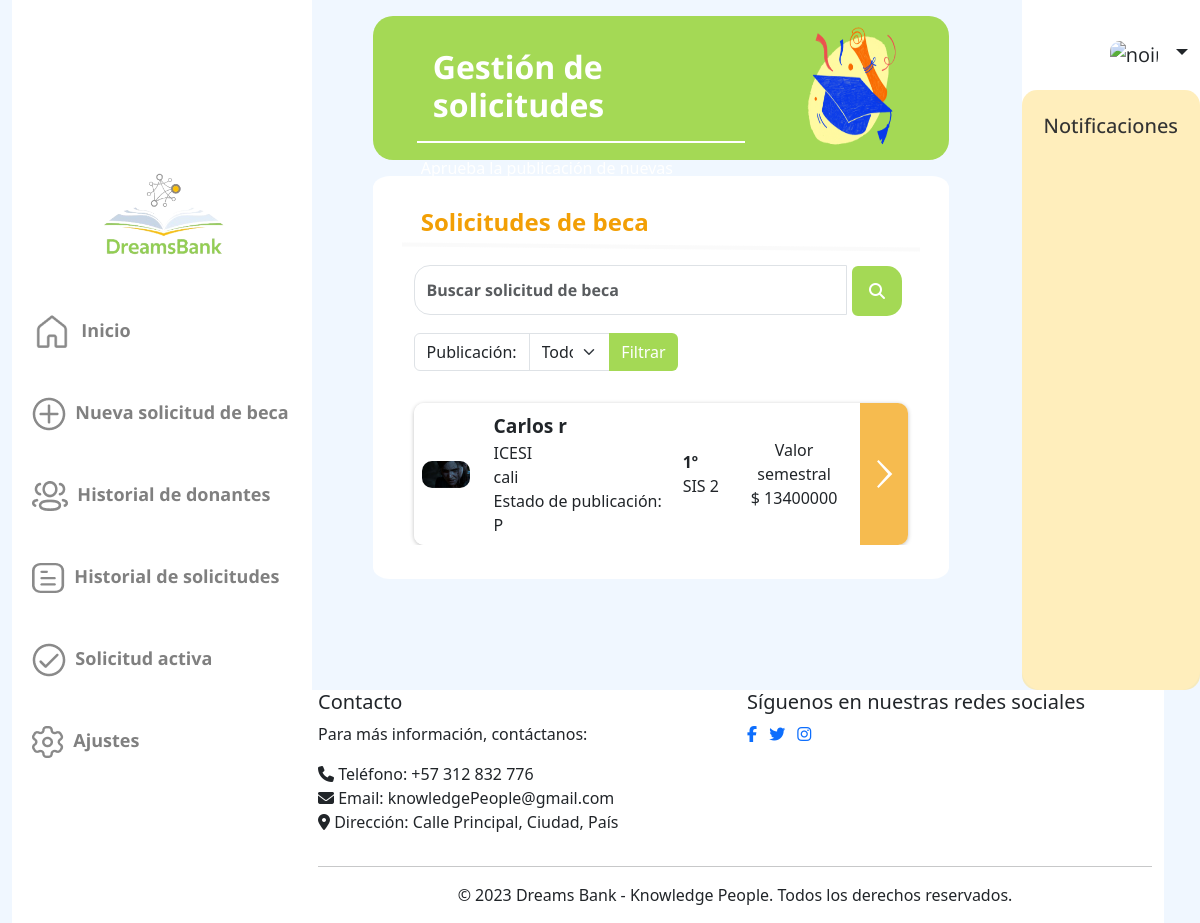
The app's page /scholarships/scholarships/, older data.
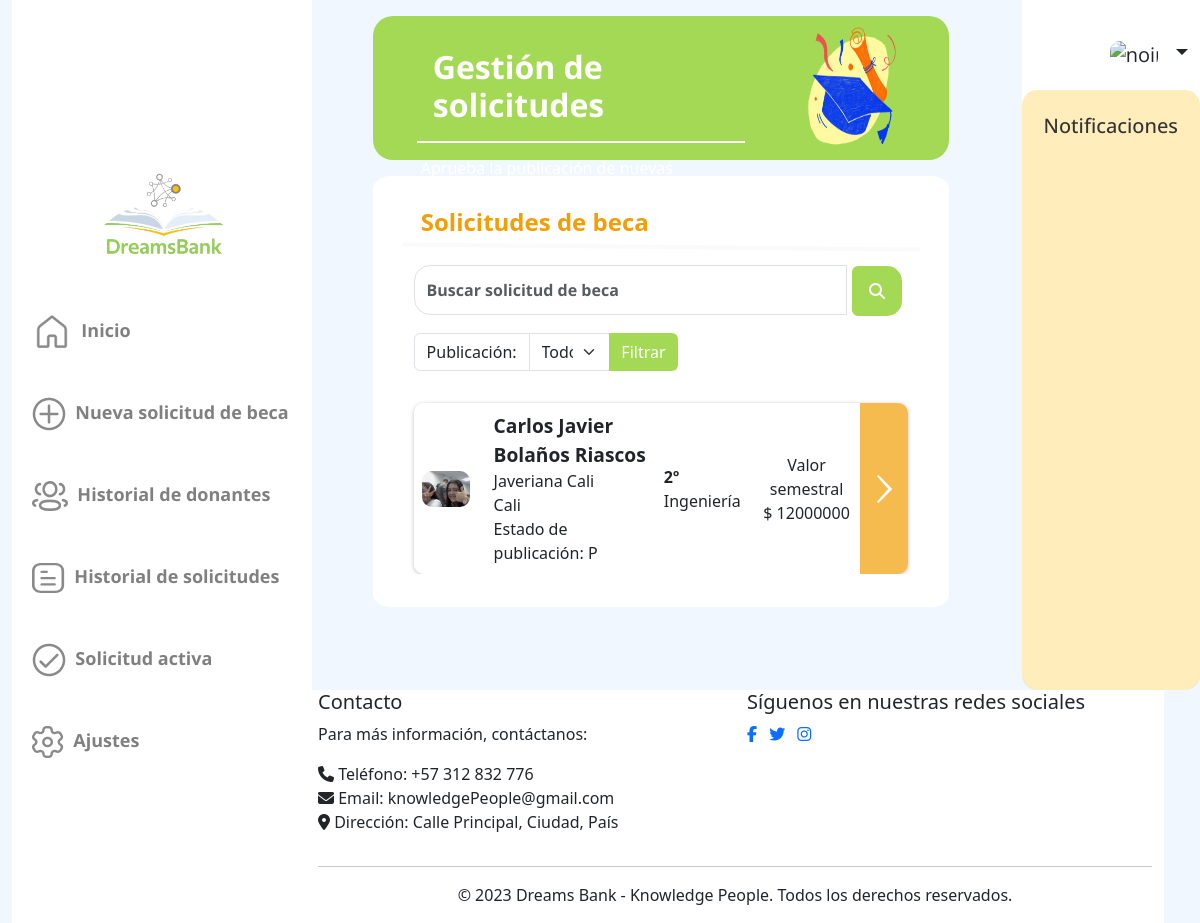
The same page, newer data.
### scholarships/models.py (models this page shows, shortened)
class Scholarship(models.Model):
    stratum = models.CharField(max_length=2,null=False)
    photocopy_id = models.FileField(upload_to="files/",null=False, blank=False)
    motivational_letter = models.TextField(max_length=2000,null=False)
    certificate = models.FileField(upload_to="files/",null=False, blank=False)
    value_period = models.IntegerField(null=False)
    icfes_score = models.IntegerField(null=False)
    period_current = models.IntegerField(null=False)
    program_adm = models.CharField(max_length=40,null=False)
    optionsapplication = (('NI','Nuevo Ingreso'),
              ('A','Antiguo'))
    application_type = models.CharField(max_length=40,choices=optionsapplication,null=False)
    optionsstate = (('P','Pendiente'),
                     ('A','Aceptada'),
                     ('R','Rechazada'))
    state = models.CharField(max_length=30,choices=optionsstate,null=False)
    total_periods = models.IntegerField(null=False)
    optionsactive = (('AC','Activo'),
                     ('IN','Inactivo'))
    active = models.CharField(max_length=20,choices=optionsactive,default='Activo',null=False)
    date_application = models.DateTimeField(auto_now_add=True)
    id_user = models.ForeignKey(Beneficiary,null=False,blank=False,on_delete=models.CASCADE)
    institution = models.ForeignKey(Institution,null=False,blank=False, on_delete=models.CASCADE)

### users/models.py (models this page shows, shortened)
class User(AbstractBaseUser, PermissionsMixin):
    username=None
    BENEFICIARY=1
    NATURALDONOR=2
    LEGALDONOR=3
    INSTITUTION=4
    ADMIN=5
    ROLE_CHOICE=(
          (BENEFICIARY, 'Beneficiario'),
          (NATURALDONOR,'Donante natural'),
          (LEGALDONOR,'Donante juridico'),
          (INSTITUTION,'Institución'),
          (ADMIN,'Admin'),
    )
    TI=1
    CC=2
    CE=3
    NIT=4
    IDTYPE_CHOICE= ((TI,'Tarjeta de Identidad'),
                (CC,'Cédula de Ciudadanía'),
                ( CE,'Cédula extranjera'),
                (NIT,'NIT'))
    email = models.EmailField(_("email address"), unique=True)
    name=models.CharField(max_length=100,null=False)
    profilePicture= models.ImageField(upload_to="users",null=True, blank=True)
    idType = models.PositiveSmallIntegerField(choices=IDTYPE_CHOICE,null=False)
    numID = models.CharField(max_length=10,null=False)
    role=models.PositiveSmallIntegerField(choices=ROLE_CHOICE,null=False)
    date_joined = models.DateTimeField(auto_now_add=True)
    last_login= models.DateTimeField(auto_now_add=True)
    created_date = models.DateTimeField(auto_now_add=True)
    modified_date = models.DateTimeField(auto_now_add=True)
    contact = models.CharField(max_length=15)
    notifications = models.ManyToManyField(Notification)
    is_staff = models.BooleanField(default=False)
    is_active = models.BooleanField(default=True)
    is_admin = models.BooleanField(default=False)
    is_superadmin = models.BooleanField(default=False)
    is_superuser = models.BooleanField(default=False)
    date_joined = models.DateTimeField(default=timezone.now)
    USERNAME_FIELD = "email"
    REQUIRED_FIELDS = ['name', 'idType', 'numID', 'role']
    objects = UserManager()

class Institution(User):
    description = models.TextField(max_length=255)
    TYPE_CHOICES = (
        ('Tecnica', 'Tecnica'),
        ('Tecnologica', 'Tecnologica'),
        ('Pregrado', 'Pregrado'),
        ('Posgrado','Posgrado')
    )
    type_institution = models.CharField(
        max_length=255,
        blank = False,
    )
    address = models.CharField(max_length=100)
    city = models.CharField(max_length=70)
    money_donation = models.IntegerField(default=0)
    optionsstate= (('A','Aprobada'),
                     ('P','Pendiente'),
                     ('R','Rechazada'))
    verificationState = models.CharField(max_length=30,choices=optionsstate,null=False, default='P')

### scholarships/views.py (the view, shortened to what this page needs)
# urls.py: path('scholarships/', ScholarshipListView.as_view(), name='scholarships'),
class ScholarshipListView(View):
    def get(self, request):
        state_filter = request.GET.get('state', '')  # Obtener el estado filtrado de la URL
        search_query = request.GET.get('search', '')  # Obtener el término de búsqueda
        scholarships = Scholarship.objects.all()
        if state_filter:
            scholarships = scholarships.filter(state__startswith=state_filter)
        if search_query:
            scholarships = scholarships.filter(Q(id_user__name__icontains=search_query) | Q(id_user__id__icontains=search_query))
        context = {
            'scholarships': scholarships,
            'state_filter': state_filter,
            'search_query': search_query,
        }
        return render(request, 'allScholarships.html', context)

### scholarships/templates/allScholarships.html (shortened to what the changed rows need)
{% extends 'base.html' %}
{% load static %}
{% block content %}
<link href="{% static '/historyapplications.css' %}" rel="stylesheet"/>
<link href="{% static 'newscholarship.css' %}" rel="stylesheet"/>
<div class="row mb-3 flex-sm-row" id="contTitulo">
      <div class="col-md-8">
        <br />
        <h1 id="titulo" class="mt-2" style="color: white">Gestión de solicitudes</h1>
      </div>
    </div>
<div class="row mb-3 flex-sm-row" style=" background-color: white; border-radius: 3%;">
<div class="table-responsive " style="width: 90%; margin-left: 5%;" >
    <table class="table" style="border: transparent;">
      <thead>
        <tr>
          <th></th>
          <th></th>
          <th></th>
          <th></th>
          <th style="width: 2rem"></th>
        </tr>
      </thead>
      <tbody>
{% if scholarships %}
    {% for scholarship in scholarships %}
        <tr class="mt-5 align-middle" style="box-shadow:0px 1px 4px rgba(0, 0, 0, 0.25); border-radius: 10px;">
            <td class="align-middle" style="border-top-left-radius: 10px; border-bottom-left-radius: 10px;">
              {% if scholarship.id_user.profilePicture != "" %}
              <img src="/media/{{ scholarship.id_user.profilePicture }}" class="img-fluid" alt="noimage"
                style="max-width: 3rem; max-height: 3rem; border-radius: 10px; margin-right: 0.5rem;">
              {% else %}
              <img src="/media/users/profile_default.png" class="img-fluid" alt="noimage"
                style="max-width: 3rem; max-height: 3rem; border-radius: 10px; margin-right: 0.5rem;">
              {% endif %}
            </td>
            <td>
              <div class="row">
                <div class="col-12" style="font-weight: bolder; font-size: larger;">{{ scholarship.id_user.name|capfirst }}
                </div>
                <div class="col-12">{{ scholarship.institution.name }}</div>
                <div class="col-12">{{ scholarship.institution.city }}</div>
                <div class="col-12">Estado de publicación: {{ scholarship.state }}</div>
              </div>
            </td>
            <td>
              <div class="row ">
                <div class="col-12" style="font-weight: 700;">{{ scholarship.period_current }}º</div>
                <div class="col-12">{{ scholarship.program_adm }}</div>
              </div>
            </td>
            <td>
              <div class="row my-auto">
                <div class="col-12 text-center">Valor semestral</div>
                <div class="col-12 text-center">$ {{ scholarship.value_period }}</div>
              </div>
            </td>
            <td
              style="background-color: rgba(242, 159, 5, 0.7); border-top-right-radius: 10px; border-bottom-right-radius: 10px;"
              class="align-middle">
              <div class="d-flex align-items-center justify-content-center">
                <button type="submit" class="btn btn-link p-0" style=" border: none;" name="viewBeneficiaryDetails"
                  data-scholarship-id="{{ x.id_user.name }}">
                  <a href="{% url 'scholarships:showdetailsbeneficiary' id=scholarship.id %}">
                  <img src="/media/images/Forward.png" class="img-fluid" alt="noimage"
                    style="max-width: 3rem; max-height: 3rem;">
                  </a>
                </button>
              </div>
            </td>
          </tr>
          <tr style="margin-top: -1rem;">
            <td colspan="5" style="text-align: center;">
            </td>
        </tr>
    {% endfor %}
{% endif %}
      </tbody>
    </table>
</div>
</div>
{% endblock %}

Row changes from the older to the newer data that the page shows:
changed Scholarship: id_user.profilePicture: a different picture; id_user.name "Carlos r" → "Carlos Javier Bolaños Riascos"; institution.name "ICESI" → "Javeriana Cali"; institution.city "cali" → "Cali"; period_current "1" → "2"; program_adm "SIS 2" → "Ingeniería"; value_period "13400000" → "12000000"
